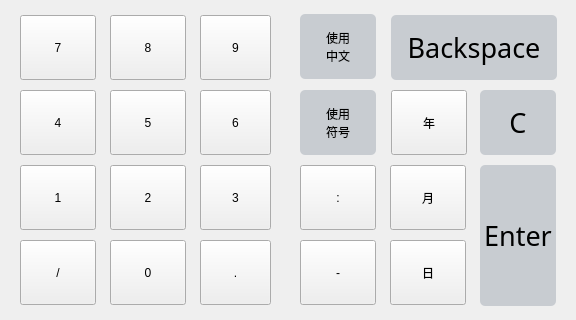
           <widget class="QWidget" name="widget_2" native="true">
            <property name="geometry">
             <rect>
              <x>655</x>
              <y>0</y>
              <width>576</width>
              <height>320</height>
             </rect>
            </property>
            <property name="styleSheet">
             <string notr="true">#widget_2{
background-color:#DADADA
}</string>
            </property>
            <widget class="QPushButton" name="Buttonl">
             <property name="geometry">
              <rect>
               <x>20</x>
               <y>240</y>
               <width>76</width>
               <height>65</height>
              </rect>
             </property>
             <property name="styleSheet">
              <string notr="true"/>
             </property>
             <property name="text">
              <string>/</string>
             </property>
            </widget>
            <widget class="QPushButton" name="Button8">
             <property name="geometry">
              <rect>
               <x>110</x>
               <y>15</y>
               <width>76</width>
               <height>65</height>
              </rect>
             </property>
             <property name="styleSheet">
              <string notr="true"/>
             </property>
             <property name="text">
              <string>8</string>
             </property>
            </widget>
            <widget class="QPushButton" name="Button7">
             <property name="geometry">
              <rect>
               <x>20</x>
               <y>15</y>
               <width>76</width>
               <height>65</height>
              </rect>
             </property>
             <property name="styleSheet">
              <string notr="true"/>
             </property>
             <property name="text">
              <string>7</string>
             </property>
            </widget>
            <widget class="QPushButton" name="Buttonent">
             <property name="geometry">
              <rect>
               <x>480</x>
               <y>165</y>
               <width>76</width>
               <height>141</height>
              </rect>
             </property>
             <property name="styleSheet">
              <string notr="true">/*按钮普通态*/
QPushButton
{
    /*字体为微软雅黑*/
    font-family:Microsoft Yahei;
    /*字体大小为20点*/
    font-size:20pt;
    /*字体颜色为白色*/    
	color: rgb(0, 0, 0);
    /*背景颜色*/  
	background-color: #C8CCD1;
    border-width:0px;  
    /*边框圆角半径为22像素*/ 
    border-radius:5px;
}

/*按钮停留态*/
QPushButton:hover
{
    /*背景颜色*/  
    border-width:0px;  
    background-color:#B0B8C1;
}

/*按钮按下态*/
QPushButton:pressed
{
    /*背景颜色*/  
    border-width:0px;  
    background-color:#B0B8C1;
    /*左内边距为3像素，让按下时字向右移动3像素*/  
    padding-left:3px;
    /*上内边距为3像素，让按下时字向下移动3像素*/  
    padding-top:3px;
}
</string>
             </property>
             <property name="text">
              <string>Enter</string>
             </property>
            </widget>
            <widget class="QPushButton" name="Button1">
             <property name="geometry">
              <rect>
               <x>20</x>
               <y>165</y>
               <width>76</width>
               <height>65</height>
              </rect>
             </property>
             <property name="text">
              <string>1</string>
             </property>
            </widget>
            <widget class="QPushButton" name="Buttondd">
             <property name="geometry">
              <rect>
               <x>300</x>
               <y>165</y>
               <width>76</width>
               <height>65</height>
              </rect>
             </property>
             <property name="text">
              <string>:</string>
             </property>
            </widget>
            <widget class="QPushButton" name="Button9">
             <property name="geometry">
              <rect>
               <x>200</x>
               <y>15</y>
               <width>71</width>
               <height>65</height>
              </rect>
             </property>
             <property name="styleSheet">
              <string notr="true"/>
             </property>
             <property name="text">
              <string>9</string>
             </property>
            </widget>
            <widget class="QPushButton" name="Button3">
             <property name="geometry">
              <rect>
               <x>200</x>
               <y>165</y>
               <width>71</width>
               <height>65</height>
              </rect>
             </property>
             <property name="text">
              <string>3</string>
             </property>
            </widget>
            <widget class="QPushButton" name="Button4">
             <property name="geometry">
              <rect>
               <x>20</x>
               <y>90</y>
               <width>76</width>
               <height>65</height>
              </rect>
             </property>
             <property name="text">
              <string>4</string>
             </property>
            </widget>
            <widget class="QPushButton" name="Button0">
             <property name="geometry">
              <rect>
               <x>110</x>
               <y>240</y>
               <width>76</width>
               <height>65</height>
              </rect>
             </property>
             <property name="styleSheet">
              <string notr="true"/>
             </property>
             <property name="text">
              <string>0</string>
             </property>
            </widget>
            <widget class="QPushButton" name="Button6">
             <property name="geometry">
              <rect>
               <x>200</x>
               <y>90</y>
               <width>71</width>
               <height>65</height>
              </rect>
             </property>
             <property name="text">
              <string>6</string>
             </property>
            </widget>
            <widget class="QPushButton" name="Button2">
             <property name="geometry">
              <rect>
               <x>110</x>
               <y>165</y>
               <width>76</width>
               <height>65</height>
              </rect>
             </property>
             <property name="text">
              <string>2</string>
             </property>
            </widget>
            <widget class="QPushButton" name="Buttonback">
             <property name="geometry">
              <rect>
               <x>391</x>
               <y>15</y>
               <width>166</width>
               <height>65</height>
              </rect>
             </property>
             <property name="styleSheet">
              <string notr="true">/*按钮普通态*/
QPushButton
{
    /*字体为微软雅黑*/
    font-family:Microsoft Yahei;
    /*字体大小为20点*/
    font-size:20pt;
    /*字体颜色为白色*/    
	color: rgb(0, 0, 0);
    /*背景颜色*/  
	background-color: #C8CCD1;
    border-width:0px;  
    /*边框圆角半径为22像素*/ 
    border-radius:5px;
}

/*按钮停留态*/
QPushButton:hover
{
    /*背景颜色*/  
    border-width:0px;  
    background-color:#B0B8C1;
}

/*按钮按下态*/
QPushButton:pressed
{
    /*背景颜色*/  
    border-width:0px;  
    background-color:#B0B8C1;
    /*左内边距为3像素，让按下时字向右移动3像素*/  
    padding-left:3px;
    /*上内边距为3像素，让按下时字向下移动3像素*/  
    padding-top:3px;
}</string>
             </property>
             <property name="text">
              <string>Backspace</string>
             </property>
            </widget>
            <widget class="QPushButton" name="Button5">
             <property name="geometry">
              <rect>
               <x>110</x>
               <y>90</y>
               <width>76</width>
               <height>65</height>
              </rect>
             </property>
             <property name="text">
              <string>5</string>
             </property>
            </widget>
            <widget class="QPushButton" name="Buttoni">
             <property name="geometry">
              <rect>
               <x>300</x>
               <y>240</y>
               <width>76</width>
               <height>65</height>
              </rect>
             </property>
             <property name="styleSheet">
              <string notr="true"/>
             </property>
             <property name="text">
              <string>-</string>
             </property>
            </widget>
            <widget class="QPushButton" name="Buttond">
             <property name="geometry">
              <rect>
               <x>200</x>
               <y>240</y>
               <width>71</width>
               <height>65</height>
              </rect>
             </property>
             <property name="styleSheet">
              <string notr="true"/>
             </property>
             <property name="text">
              <string>.</string>
             </property>
            </widget>
            <widget class="QPushButton" name="Buttonyear">
             <property name="geometry">
              <rect>
               <x>391</x>
               <y>90</y>
               <width>76</width>
               <height>65</height>
              </rect>
             </property>
             <property name="text">
              <string>年</string>
             </property>
            </widget>
            <widget class="QPushButton" name="Buttonmonth">
             <property name="geometry">
              <rect>
               <x>390</x>
               <y>165</y>
               <width>76</width>
               <height>65</height>
              </rect>
             </property>
             <property name="text">
              <string>月</string>
             </property>
            </widget>
            <widget class="QPushButton" name="Buttonday">
             <property name="geometry">
              <rect>
               <x>390</x>
               <y>240</y>
               <width>76</width>
               <height>65</height>
              </rect>
             </property>
             <property name="text">
              <string>日</string>
             </property>
            </widget>
            <widget class="QPushButton" name="Buttonc">
             <property name="geometry">
              <rect>
               <x>480</x>
               <y>90</y>
               <width>76</width>
               <height>65</height>
              </rect>
             </property>
             <property name="styleSheet">
              <string notr="true">/*按钮普通态*/
QPushButton
{
    /*字体为微软雅黑*/
    font-family:Microsoft Yahei;
    /*字体大小为20点*/
    font-size:20pt;
    /*字体颜色为白色*/    
	color: rgb(0, 0, 0);
    /*背景颜色*/  
	background-color: #C8CCD1;
    border-width:0px;  
    /*边框圆角半径为22像素*/ 
    border-radius:5px;
}

/*按钮停留态*/
QPushButton:hover
{
    /*背景颜色*/  
    border-width:0px;  
    background-color:#B0B8C1;
}

/*按钮按下态*/
QPushButton:pressed
{
    /*背景颜色*/  
    border-width:0px;  
    background-color:#B0B8C1;
    /*左内边距为3像素，让按下时字向右移动3像素*/  
    padding-left:3px;
    /*上内边距为3像素，让按下时字向下移动3像素*/  
    padding-top:3px;
}</string>
             </property>
             <property name="text">
              <string>C</string>
             </property>
            </widget>
            <widget class="QPushButton" name="Buttoncn">
             <property name="geometry">
              <rect>
               <x>300</x>
               <y>14</y>
               <width>76</width>
               <height>65</height>
              </rect>
             </property>
             <property name="styleSheet">
              <string notr="true">/*按钮普通态*/
QPushButton
{
    font: 600 16pt &quot;Microsoft YaHei UI&quot;;
    /*字体颜色为白色*/    
	color: rgb(0, 0, 0);
    /*背景颜色*/  
	background-color: #C8CCD1;
    border-width:0px;  
    /*边框圆角半径为22像素*/ 
    border-radius:5px;
}

/*按钮停留态*/
QPushButton:hover
{
    /*背景颜色*/  
    border-width:0px;  
    background-color:#B0B8C1;
}

/*按钮按下态*/
QPushButton:pressed
{
    /*背景颜色*/  
    border-width:0px;  
    background-color:#B0B8C1;
    /*左内边距为3像素，让按下时字向右移动3像素*/  
    padding-left:3px;
    /*上内边距为3像素，让按下时字向下移动3像素*/  
    padding-top:3px;
}</string>
             </property>
             <property name="text">
              <string>使用
中文</string>
             </property>
            </widget>
            <widget class="QPushButton" name="Buttoncn_2">
             <property name="geometry">
              <rect>
               <x>300</x>
               <y>90</y>
               <width>76</width>
               <height>65</height>
              </rect>
             </property>
             <property name="styleSheet">
              <string notr="true">/*按钮普通态*/
QPushButton
{
    font: 600 16pt &quot;Microsoft YaHei UI&quot;;
    /*字体颜色为白色*/    
	color: rgb(0, 0, 0);
    /*背景颜色*/  
	background-color: #C8CCD1;
    border-width:0px;  
    /*边框圆角半径为22像素*/ 
    border-radius:5px;
}

/*按钮停留态*/
QPushButton:hover
{
    /*背景颜色*/  
    border-width:0px;  
    background-color:#B0B8C1;
}

/*按钮按下态*/
QPushButton:pressed
{
    /*背景颜色*/  
    border-width:0px;  
    background-color:#B0B8C1;
    /*左内边距为3像素，让按下时字向右移动3像素*/  
    padding-left:3px;
    /*上内边距为3像素，让按下时字向下移动3像素*/  
    padding-top:3px;
}</string>
             </property>
             <property name="text">
              <string>使用
符号</string>
             </property>
            </widget>
           </widget>
